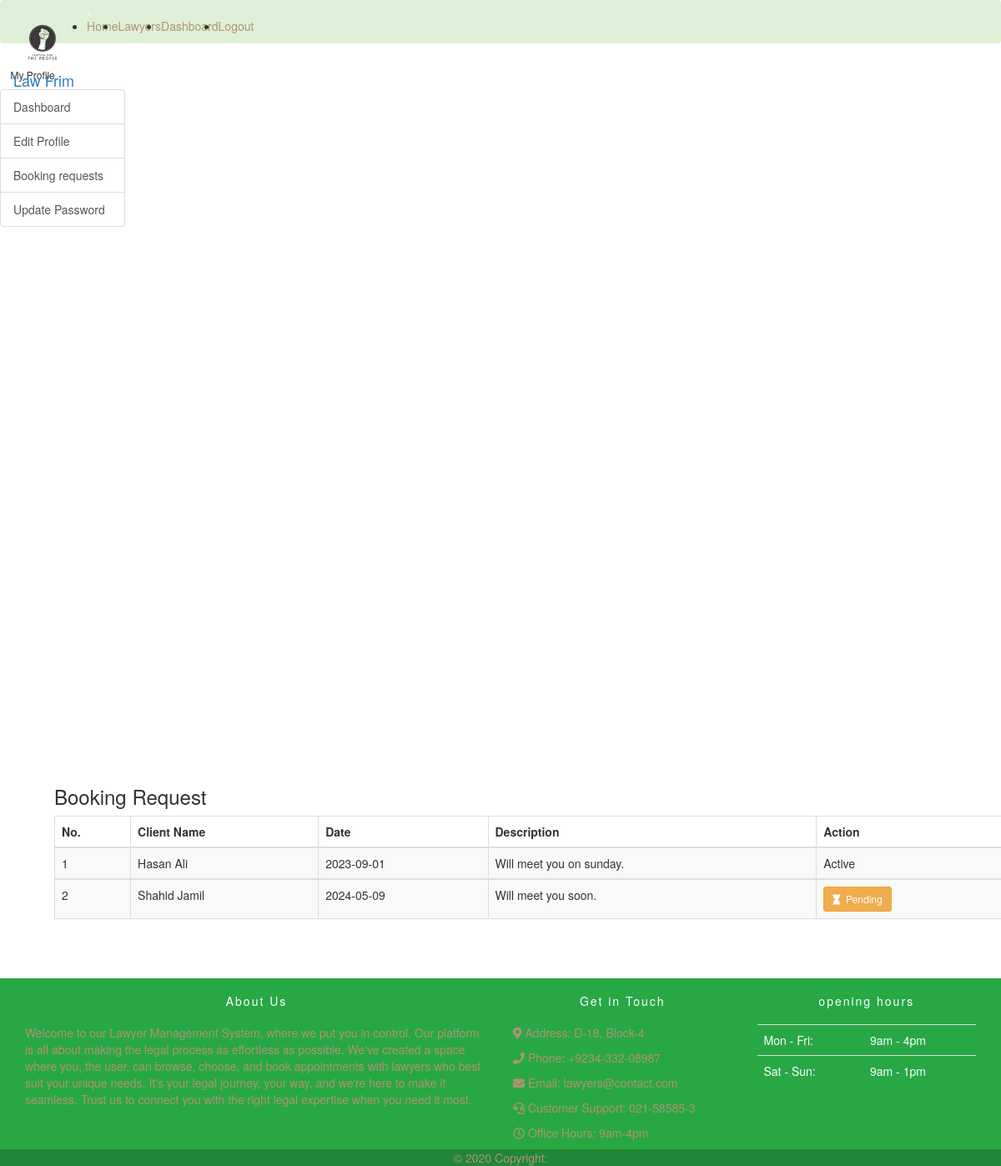
Page /lawyer_booking.php (signed in) on the committed database.
### tables this page shows
CREATE TABLE `booking` (
  `booking_id` int(11) NOT NULL,
  `date` varchar(20) NOT NULL,
  `description` varchar(300) NOT NULL,
  `client_id` varchar(20) NOT NULL,
  `lawyer_id` varchar(20) NOT NULL,
  `status` varchar(20) NOT NULL
);

CREATE TABLE `user` (
  `u_id` varchar(20) NOT NULL,
  `first_Name` varchar(100) NOT NULL,
  `last_Name` varchar(100) NOT NULL,
  `email` varchar(100) NOT NULL,
  `password` varchar(100) NOT NULL,
  `status` varchar(100) NOT NULL,
  `role` varchar(100) NOT NULL
);

### lawyer_booking.php (the view, shortened to what this page needs)
<?php
	if($_SESSION['login']==TRUE AND $_SESSION['status']=='Active'){
	?>
	<!doctype html>
	<html lang="en">
		<head>
			<link rel="stylesheet" href="https://use.fontawesome.com/releases/v5.8.1/css/all.css">
			<link rel="stylesheet" href="css/all.css">
			<link rel="stylesheet" href="css/simple-sidebar.css">
			<link rel="stylesheet" href="css/bootstrap.css">
			<link rel="stylesheet" href="css/style.css">
			<link rel="stylesheet" href="css/media.css">
		</head>
		<body>
			<nav class="navbar navbar-dark bg-success">
			<a class="navbar-brand" href="index.php">
				<img src="images/logo.png"
					width="70" height="70" alt="logo">
				Law Frim
			</a>
			<button class="navbar-toggler" type="button" data-toggle="collapse" data-target="#navbar-list"
				aria-controls="navbarNav" aria-expanded="false" aria-label="Toggle navigation">
			</button>
			<div class="collapse navbar-collapse" id="navbar-list">
				<ul class="navbar-nav">
				    <li class="active">
						<a class="nav-link cus-a" href="index.php">Home <span class="sr-only">(current)</span></a>
						</li>
						<li class="">
							<a class="nav-link cus-a" href="lawyers.php">Lawyers</a>
						</li>
						<?php if(isset($_SESSION['login']) && $_SESSION['login'] == TRUE){ ?>
						<li class="">
							<a class="nav-link cus-a" href="user_dashboard.php">Dashboard</a>
						</li>
						<li class="">
							<a class="nav-link cus-a" href="logout.php">Logout</a>
						</li>
					<?php }?>
				</ul>
			</div>
		</nav>
			<body>
				<div class="d-flex" id="wrapper">
					<div class="bg-light border-right" id="sidebar-wrapper">
						<div class="sidebar-heading">My Profile</div>
						<div class="list-group list-group-flush">
							<a href="lawyer_dashboard.php" class="list-group-item list-group-item-action bg-light">Dashboard</a>
							<a href="lawyer_edit_profile.php" class="list-group-item list-group-item-action bg-light">Edit Profile</a>
							<a href="lawyer_booking.php" class="list-group-item list-group-item-action bg-light">Booking requests</a>
							<a href="update_password_admin.php" class="list-group-item list-group-item-action bg-light">Update Password</a>
						</div>
					</div>
					<section class="bookingrqst">
						<div class="container">
							<div class="span7">
								<div class="widget stacked widget-table action-table">
									<div class="widget-header">
										<h3>Booking Request</h3>
									</div>
									<div class="widget-content">
										<table class="table table-striped table-bordered  table-success table-responsive">
											<thead>
												<tr>
													<th>No.</th>
													<th>Client Name</th>
													<th>Date</th>
													<th>Description</th>
													<th>Action</th>
												</tr>
											</thead>
											<?php
												$a=$_SESSION['lawyer_id'];
												$conn = connect();
												$result = mysqli_query($conn,"SELECT booking_id,first_Name,last_Name,date,description,booking.status as 'statuss' FROM booking,client,user WHERE booking.client_id=client.client_id AND client.client_id=user.u_id and booking.lawyer_id='$a'");
												$counter = 0;
												while($row = mysqli_fetch_array($result)) {
												?>
												<tbody id="myTable">
													<tr>
														<td><?php echo ++$counter ;?></td>
														<td><?php echo $row["first_Name"]; ?> <?php echo $row["last_Name"]; ?></td>
														<td><?php echo $row["date"]; ?></td>
														<td><?php echo $row["description"]; ?></td>
														<?php if ($row['statuss']=='Pending'){ ?>
															<td>
																<a class="btn btn-sm btn-warning" href="lawyer_booking.php?unblock_id=<?=$row['booking_id']?>"><i class="fas fa-hourglass"></i>&nbsp; Pending</a>
															</td>
															<?php }
															else{?>
															<td>
																Active
															</td>
														<?php }?>
													</tr>
													<?php
													}
												?>
											</table>
										</div>
									</div>
								</div>
							</div>
						</div>
			</body>
	<footer style="background-color: #28a745;">
		<div class="container p-4">
			<div class="row">
				<div class="col-lg-6 col-md-12 mb-4">
					<h5 class="mb-3" style="letter-spacing: 2px; color: #ffffff;">About Us</h5>
					<p>Welcome to our Lawyer Management System, where we put you in control. Our platform is all about
						making the legal process as effortless as possible. We've created a space where you, the user,
						can browse, choose, and book appointments with lawyers who best suit your unique needs. It's
						your legal journey, your way, and we're here to make it seamless. Trust us to connect you with
						the right legal expertise when you need it most.</p>
				</div>
				<div class="col-lg-3 col-md-6 mb-4">
					<h5 class="mb-3" style="letter-spacing: 2px; color: #ffffff;">Get in Touch</h5>
					<ul class="list-unstyled mb-0">
						<div class="contact-details">
							<p><i class="fas fa-map-marker-alt"></i> Address: D-18, Block-4</p>
							<p><i class="fas fa-phone"></i> Phone: +9234-332-08987</p>
							<p><i class="fas fa-envelope"></i> Email: lawyers@contact.com</p>
							<p><i class="fas fa-headset"></i> Customer Support: 021-58585-3</p>
							<p><i class="far fa-clock"></i> Office Hours: 9am-4pm</p>
						</div>
					</ul>
				</div>
				<div class="col-lg-3 col-md-6 mb-4">
					<h5 class="mb-1" style="letter-spacing: 2px; color: #ffffff;">opening hours</h5>
					<table class="table" style="color: #ffffff; border-color: #666;">
						<tbody>
							<tr>
								<td>Mon - Fri:</td>
								<td>9am - 4pm</td>
							</tr>
							<tr>
								<td>Sat - Sun:</td>
								<td>9am - 1pm</td>
							</tr>
						</tbody>
					</table>
				</div>
			</div>
		</div>
		<div class="text-center p-3" style="background-color: rgba(0, 0, 0, 0.2);">
			© 2020 Copyright:
		</div>
	</footer>
		</body>
	</html>
	<?php
	}else
	header('location:login.php?deactivate');
?>

### css/all.css (style rules this page uses)
.fa,.fab,.fal,.far,.fas { -moz-osx-font-smoothing:grayscale;-webkit-font-smoothing:antialiased;display:inline-block;font-style:normal;font-variant:normal;text-rendering:auto;line-height:1 }
.fa-clock:before { content:"\f017" }
.fa-envelope:before { content:"\f0e0" }
.fa-headset:before { content:"\f590" }
.fa-hourglass:before { content:"\f254" }
.fa-map-marker-alt:before { content:"\f3c5" }
.fa-phone:before { content:"\f095" }
.far { font-weight:400 }
.fa,.far,.fas { font-family:"Font Awesome 5 Free" }
.fa,.fas { font-weight:900 }

### css/simple-sidebar.css (style rules this page uses)
body { overflow-x: hidden; }
#sidebar-wrapper { min-height: 100vh; margin-left: -15rem; -webkit-transition: margin .25s ease-out; -moz-transition: margin .25s ease-out; -o-transition: margin .25s ease-out; transition: margin .25s ease-out; }
#sidebar-wrapper .sidebar-heading { padding: 0.875rem 1.25rem; font-size: 1.2rem; }
#sidebar-wrapper .list-group { width: 15rem; }
@media (min-width: 768px) { #sidebar-wrapper { margin-left: 0; } }

### css/style.css (style rules this page uses)
* { margin: 0; padding: 0; }
html { height: 100% !important; }
body { display: flex !important; min-height: 100% !important; flex-direction: column; }
.cus-a { color: #af9473 ; }
footer { margin-top: auto; background-color: black; color: #af9473 !important; }
footer h5 { text-align: center; margin: 20px 0px; }
.bookingrqst { margin: 50px; }

### rows in the picture
booking: user.first_Name "Hasan", user.last_Name "Ali", date "2023-09-01", description "Will meet you on sunday.", status "Active"
booking: user.first_Name "Shahid", user.last_Name "Jamil", date "2024-05-09", description "Will meet you soon."
